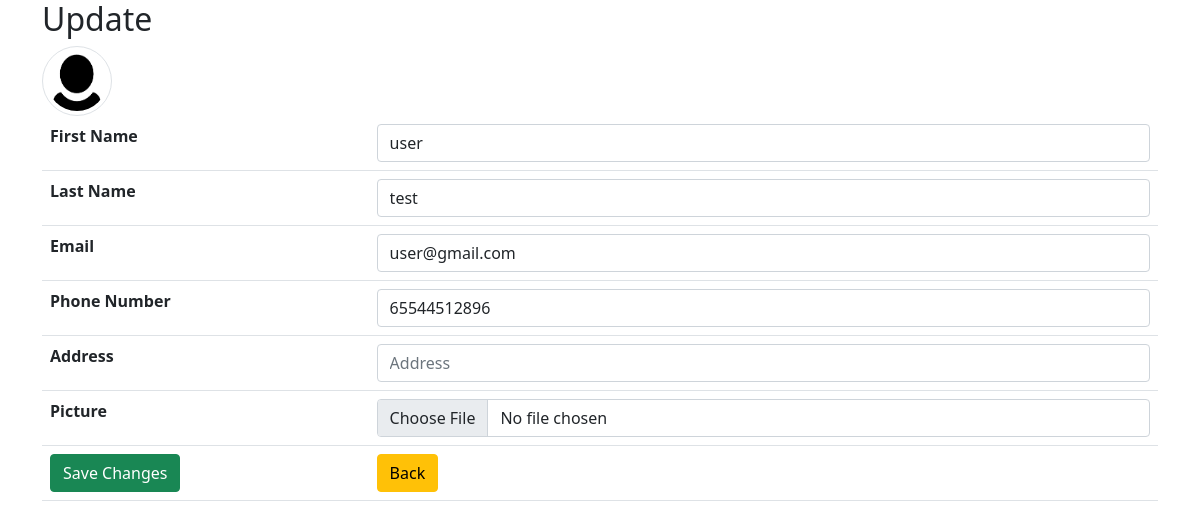
The app's page /update.php?id=3 (signed in) with its own data.
### tables this page shows
CREATE TABLE `users` (
  `id` int(11) NOT NULL,
  `first_name` varchar(255) NOT NULL,
  `last_name` varchar(255) NOT NULL,
  `email` varchar(255) NOT NULL,
  `phone_number` bigint(20) NOT NULL,
  `address` varchar(255) NOT NULL,
  `password` varchar(255) NOT NULL,
  `picture` varchar(255) NOT NULL,
  `status` enum('adm','user') DEFAULT NULL
);

### update.php (the view, shortened to what this page needs)
<?php
require_once 'components/db_connect.php';
$backBtn = '';
if (isset($_SESSION["adm"])) {
    $backBtn = "dashboard.php";
}
if (isset($_GET['id'])) {
    $id = $_GET['id'];
    $sql = "SELECT * FROM users WHERE id = {$id}";
    $result = mysqli_query($connect, $sql);
    if (mysqli_num_rows($result) == 1) {
        $data = mysqli_fetch_assoc($result);
        $firstname = $data['first_name'];
        $lastname = $data['last_name'];
        $email = $data['email'];
        $phone = $data['phone_number'];
    }
}
?>
<!DOCTYPE html>
<html lang="en">
<head>
    <?php require_once 'components/boot.php' ?>
</head>
<body>
    <div class="container">
        <h2>Update</h2>
        <img class='img-thumbnail rounded-circle' src='pictures/<?php echo $data['picture'] ?>' alt="<?php echo $firstname ?>">
        <form method="post" enctype="multipart/form-data">
            <table class="table">
                <tr>
                    <th>First Name</th>
                    <td><input class="form-control" type="text" name="firstname" placeholder="First Name" value="<?php echo $firstname ?>" /></td>
                </tr>
                <tr>
                    <th>Last Name</th>
                    <td><input class="form-control" type="text" name="lastname" placeholder="Last Name" value="<?php echo $lastname ?>" /></td>
                </tr>
                <tr>
                    <th>Email</th>
                    <td><input class="form-control" type="email" name="email" placeholder="Email" value="<?php echo $email ?>" /></td>
                </tr>
                <tr>
                    <th>Phone Number</th>
                    <td><input class="form-control" type="number" name="phone" placeholder="Phone Number" value="<?php echo $phone ?>" /></td>
                </tr>
                <tr>
                    <th>Address</th>
                    <td><input class="form-control" type="number" name="address" placeholder="Address" value="<?php echo $adress ?>" /></td>
                </tr>
                <tr>
                    <th>Picture</th>
                    <td><input class="form-control" type="file" name="picture" /></td>
                </tr>
                <tr>
                    <td><button name="submit" class="btn btn-success" type="submit">Save Changes</button></td>
                    <td><a href="<?php echo $backBtn ?>"><button class="btn btn-warning" type="button">Back</button></a></td>
                </tr>
            </table>
        </form>
    </div>
</body>
</html>

### update.php (style rules this page uses)
.img-thumbnail { width: 70px !important; height: 70px !important; }

### records on screen
users: picture (placeholder picture), firstname "user", lastname "test", email "user@gmail.com", phone "65544512896"
